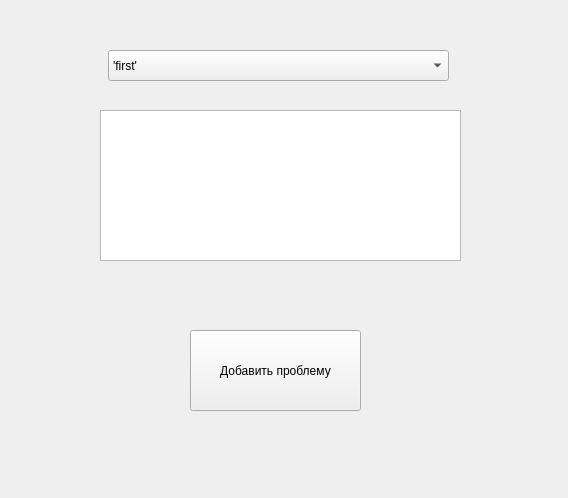
<?xml version="1.0" encoding="UTF-8"?>
<ui version="4.0">
 <class>Form</class>
 <widget class="QWidget" name="Form">
  <property name="geometry">
   <rect>
    <x>0</x>
    <y>0</y>
    <width>568</width>
    <height>498</height>
   </rect>
  </property>
  <property name="windowTitle">
   <string>Form</string>
  </property>
  <widget class="QComboBox" name="comboBox">
   <property name="geometry">
    <rect>
     <x>108</x>
     <y>50</y>
     <width>341</width>
     <height>31</height>
    </rect>
   </property>
   <item>
    <property name="text">
     <string>'first'</string>
    </property>
   </item>
   <item>
    <property name="text">
     <string>'second'</string>
    </property>
   </item>
   <item>
    <property name="text">
     <string>'third'</string>
    </property>
   </item>
   <item>
    <property name="text">
     <string>'forth'</string>
    </property>
   </item>
   <item>
    <property name="text">
     <string>'fifth'</string>
    </property>
   </item>
   <item>
    <property name="text">
     <string>'sixth'</string>
    </property>
   </item>
   <item>
    <property name="text">
     <string>'seventh'</string>
    </property>
   </item>
   <item>
    <property name="text">
     <string>'eighth'</string>
    </property>
   </item>
   <item>
    <property name="text">
     <string>'nineth'</string>
    </property>
   </item>
  </widget>
  <widget class="QTextEdit" name="textEdit">
   <property name="geometry">
    <rect>
     <x>100</x>
     <y>110</y>
     <width>361</width>
     <height>151</height>
    </rect>
   </property>
  </widget>
  <widget class="QPushButton" name="pushButton">
   <property name="geometry">
    <rect>
     <x>190</x>
     <y>330</y>
     <width>171</width>
     <height>81</height>
    </rect>
   </property>
   <property name="text">
    <string>Добавить проблему</string>
   </property>
  </widget>
 </widget>
 <resources/>
 <connections/>
</ui>
